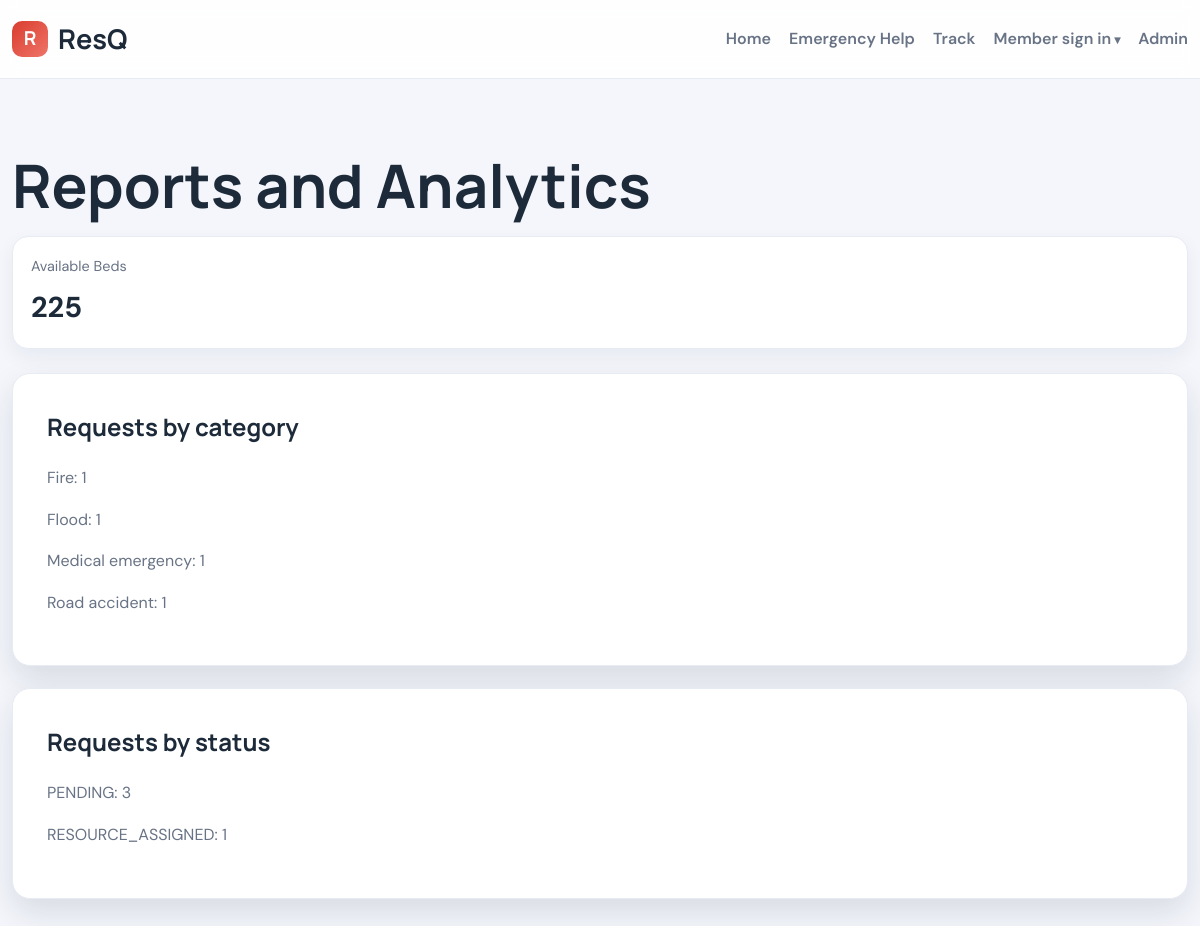
The app's page /admin/reports (signed in) with its own data.
### app.py (models this page shows)
class EmergencyRequest(db.Model):
    id = db.Column(db.Integer, primary_key=True)
    emergency_id = db.Column(db.String(40), unique=True, nullable=False)
    name = db.Column(db.String(120), nullable=False)
    phone = db.Column(db.String(20), nullable=False)
    category = db.Column(db.String(50), nullable=False)
    problem_description = db.Column(db.Text, nullable=False)
    people_affected = db.Column(db.Integer, default=1)
    required_assistance = db.Column(db.String(200), default="")
    current_location = db.Column(db.String(200), default="")
    latitude = db.Column(db.Float, default=0.0)
    longitude = db.Column(db.Float, default=0.0)
    preferred_hospital = db.Column(db.String(200), default="")
    blood_required = db.Column(db.Boolean, default=False)
    blood_group = db.Column(db.String(10), default="")
    additional_info = db.Column(db.Text, default="")
    status = db.Column(db.String(50), default="PENDING")
    priority = db.Column(db.String(40), default="Medium")
    ai_recommendation = db.Column(db.Text, default="")
    ai_explanation = db.Column(db.Text, default="")
    assigned_ambulance_id = db.Column(db.Integer, nullable=True)
    assigned_shelter_id = db.Column(db.Integer, nullable=True)
    assigned_volunteer_id = db.Column(db.Integer, nullable=True)
    assigned_hospital_id = db.Column(db.Integer, nullable=True)
    created_at = db.Column(db.DateTime, default=utcnow_naive)
    updated_at = db.Column(db.DateTime, default=utcnow_naive, onupdate=utcnow_naive)

### app.py (the view)
@app.route("/admin/reports")
def admin_reports():
    if not require_role("admin"):
        return redirect(url_for("admin_login"))
    category_counts = db.session.query(EmergencyRequest.category, func.count(EmergencyRequest.id)).group_by(EmergencyRequest.category).all()
    status_counts = db.session.query(EmergencyRequest.status, func.count(EmergencyRequest.id)).group_by(EmergencyRequest.status).all()
    total_beds = sum(h.available_beds for h in Hospital.query.all())
    return render_template("admin_reports.html", category_counts=category_counts, status_counts=status_counts, total_beds=total_beds)

### app.py (called while the page is built)
def require_role(role):
    if session.get("role") != role:
        flash("You do not have permission to access that page.", "error")
        return False
    return True

### templates/admin_reports.html (shortened to what this page needs)
{% extends 'base.html' %}
{% block content %}
<section class="section">
  <div class="container">
    <h1>Reports and Analytics</h1>
    <div class="stats-grid">
      <div class="stat-box"><span>Available Beds</span><strong>{{ total_beds }}</strong></div>
    </div>
    <div class="panel">
      <h2>Requests by category</h2>
      {% for category, count in category_counts %}
      <p>{{ category }}: {{ count }}</p>
      {% endfor %}
    </div>
    <div class="panel">
      <h2>Requests by status</h2>
      {% for status, count in status_counts %}
      <p>{{ status }}: {{ count }}</p>
      {% endfor %}
    </div>
  </div>
</section>
{% endblock %}

### static/css/style.css (style rules this page uses)
:root { --red: #d93d2f; --red-deep: #b52e23; --blue: #1d6ed8; --green: #1d9d65; --orange: #eb8b2d; --dark: #1d2a39; --bg: #f4f6fb; --card: #ffffff; --muted: #687385; --line: #e7ebf3; --shadow: 0 14px 32px rgba(18, 36, 61, 0.12); }
* { box-sizing: border-box; }
html { scroll-behavior: smooth; }
body { margin: 0; font-family: "DM Sans", "Segoe UI", sans-serif; background: var(--bg); color: var(--dark); line-height: 1.55; }
h1, h2, h3, h4, .brand { font-family: "Manrope", "DM Sans", "Segoe UI", sans-serif; }
.container { width: min(1180px, calc(100% - 24px)); margin: 0 auto; }
h1, h2, h3, h4, p { margin-top: 0; }
h1 { font-size: clamp(2.5rem, 5vw, 4.2rem); line-height: 1.08; margin-bottom: 18px; }
.section { padding: 74px 0; }
.muted, .panel p, .step-card p, .feature-card p { color: var(--muted); line-height: 1.6; }
.auth-card, .panel { background: var(--card); border: 1px solid var(--line); border-radius: 18px; box-shadow: var(--shadow); padding: clamp(20px, 4vw, 34px); margin-bottom: 22px; }
.stats-grid { display: grid; grid-template-columns: repeat(auto-fit, minmax(160px, 1fr)); gap: 16px; margin-bottom: 24px; }
.stat-box { background: var(--card); border: 1px solid var(--line); border-radius: 16px; padding: 18px; box-shadow: 0 8px 20px rgba(18, 36, 61, 0.06); }
.stat-box span { display: block; color: var(--muted); font-size: 0.9rem; }
.stat-box strong { display: block; margin-top: 8px; font-size: 1.8rem; }

### records on screen
EmergencyRequest: category "Fire", count "1"
EmergencyRequest: category "Flood", count "1"
EmergencyRequest: category "Medical emergency", count "1", status "RESOURCE_ASSIGNED"
EmergencyRequest: category "Road accident", count "1"

### other values on screen
{{ total_beds }} "225"
{{ status }} "PENDING"
{{ count }} "3"
